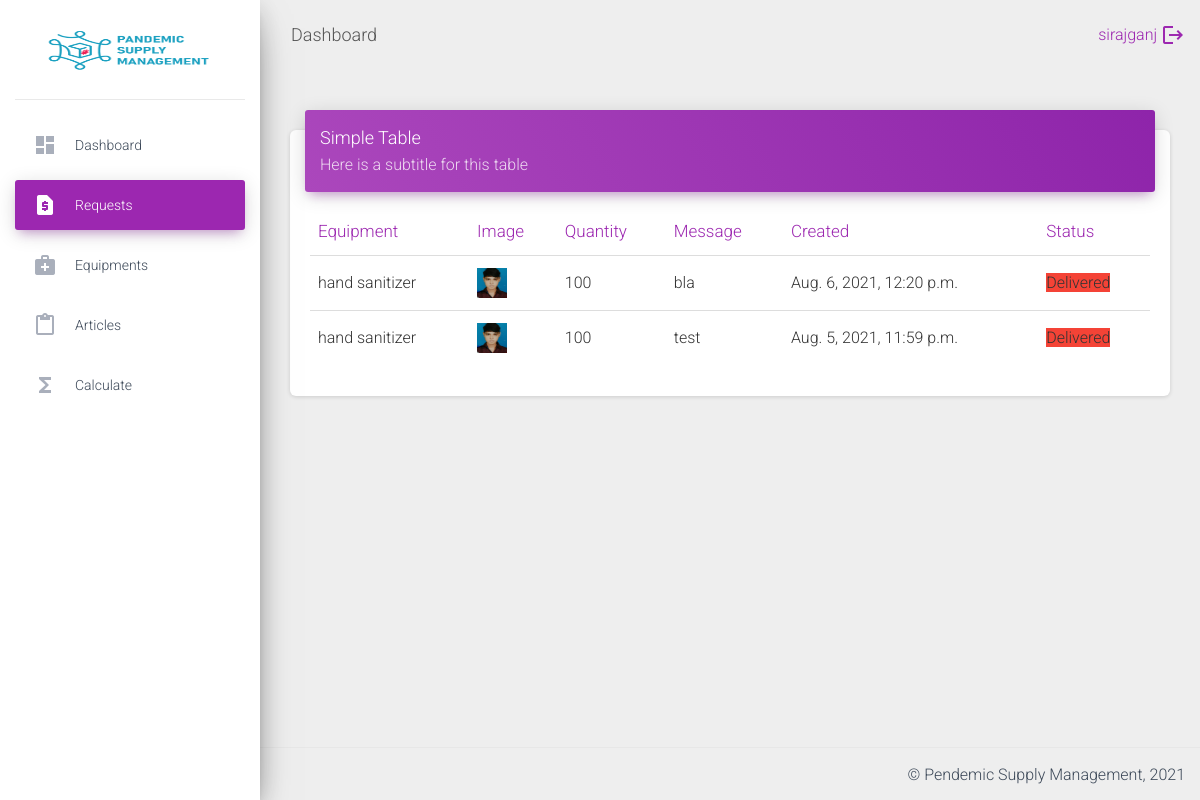
Before: /requests/ (signed in) with the older database file.
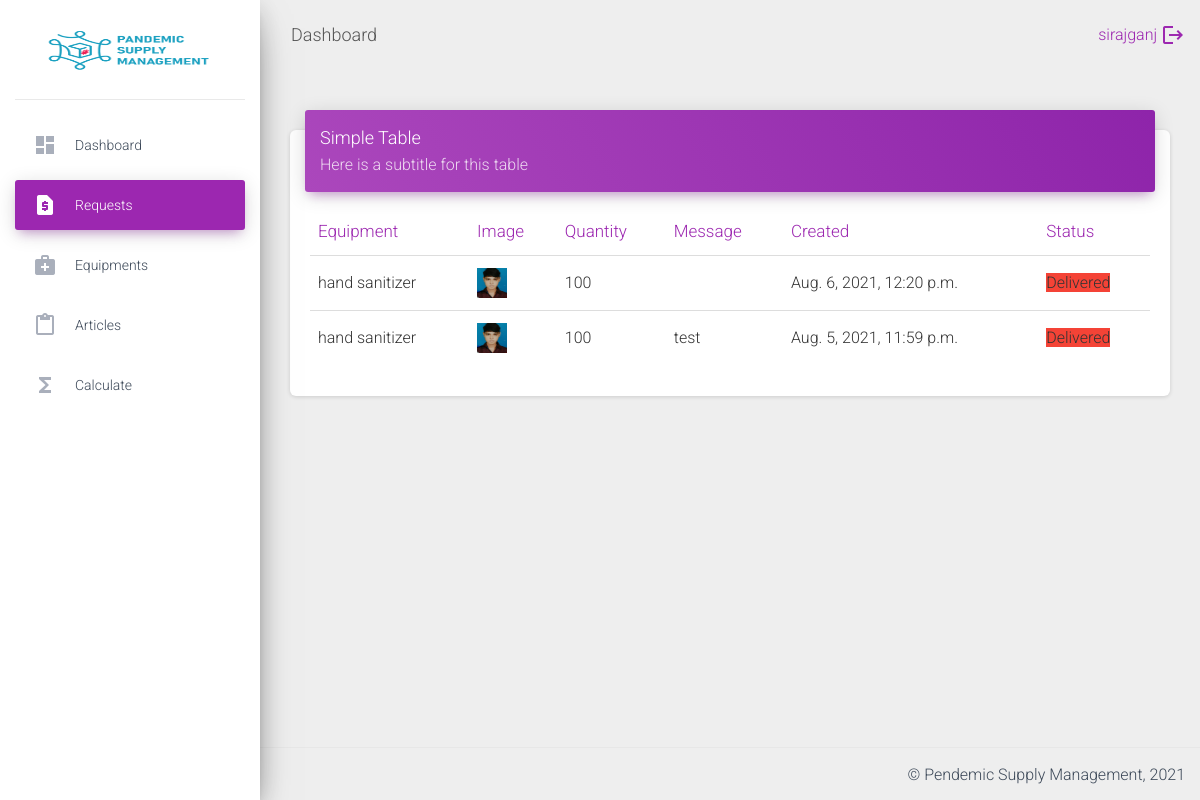
After: the same page with the newer database file.
### stocks/models.py (models this page shows, shortened)
class Request(models.Model):
    user = models.ForeignKey(settings.AUTH_USER_MODEL,
                             on_delete=models.CASCADE)
    equipment = models.ForeignKey(Equipment, on_delete=models.CASCADE)
    quantity = models.IntegerField()
    message = models.TextField(null=True,blank=True)
    status   = models.CharField(max_length=10,default='p',choices=(('p','Pending'),('a','Accepted'),('d','Delivered'),('c','Cancelled')))
    created = models.DateTimeField(auto_now_add=True)
    class Meta:
        verbose_name = '  Equipment Request'
        ordering = ['-created']
    @mark_safe
    def image_tag(self):
        if self.equipment.image:
            return '<a href="{}"><img src="{}" style="width: 30px; height:30px;" /></a>'.format(self.equipment.image.url, self.equipment.image.url)
        else:
            return 'No Image Found'
    image_tag.short_description = 'Image'

class Equipment(models.Model):
    name = models.CharField(max_length=100, unique=True)
    image = models.ImageField(upload_to="equipment_img")
    class Meta:
        verbose_name = ' Equipment'
    @mark_safe
    def image_tag(self):
        if self.image:
            return '<a href="{}"><img src="{}" style="width: 30px; height:30px;" /></a>'.format(self.image.url, self.image.url)
        else:
            return 'No Image Found'
    image_tag.short_description = 'Image'

### dashboard/views/requests.py (the view)
# urls.py: path('requests/',ReqeustListCreateView.as_view(),name='requests'),
class ReqeustListCreateView(LoginRequiredMixin,ListView):
    login_url ='login'
    template_name='requests.html'
    queryset = Request.objects.all()
    def get_context_data(self, **kwargs):
        context= super().get_context_data(**kwargs)
        context['object_list']=Request.objects.filter(user=self.request.user)
        return context

### templates/requests.html
{% extends 'base.html' %}
{% block body %}
 <div class="row">
            <div class="col-md-12">
              <div class="card">
                <div class="card-header card-header-primary">
                  <h4 class="card-title ">Simple Table</h4>
                  <p class="card-category"> Here is a subtitle for this table</p>
                </div>
                <div class="card-body">
                  <div class="table-responsive">
                    <table class="table">
                      <thead class=" text-primary">
                        <th>
                          Equipment
                        </th>
                        <th>
                          Image
                        </th>
                        <th>
                          Quantity
                        </th>
                        <th>
                          Message
                        </th>
                        <th>
                          Created
                        </th>
                        <th>
                          Status
                        </th>
                      </thead>
                      <tbody>
                      {% for object in object_list %}
                        <tr>
                          <td>
                            {{object.equipment.name}}
                          </td>
                          <td>
                            <img height="30" width="30" src="{{object.equipment.image.url}}"/>
                          </td>
                          <td>
                            {{object.quantity}}
                          </td>
                          <td>
                            {{object.message}}
                          </td>
                          <td>
                           {{object.created}}
                          </td>
                          <td> <span class="bg-danger ws-700">  {{object.get_status_display}}</span> </td>
                        </tr>
                      {% endfor %}
                      </tbody>
                    </table>
                  </div>
                </div>
              </div>
            </div>
          </div>
{% endblock body%}

Changed rows visible on the page:
changed Request "Aug. 6, 2021, 12:20 p.m.": message "bla" → (not shown)
